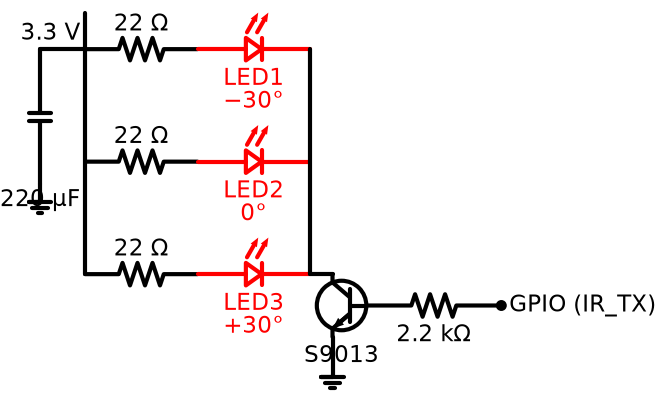

Reproduce this figure in Python.
#!/usr/bin/env python3
# /// script
# requires-python = ">=3.11"
# dependencies = ["schemdraw", "matplotlib"]
# ///
"""IR LED 3-LED driver — S9013 + 3× TSAL6200 in parallel at 3.3 V, with bulk cap."""

import schemdraw
import schemdraw.elements as elm
from pathlib import Path

OUT = Path(__file__).with_suffix(".png")

with schemdraw.Drawing(fontsize=11) as d:
    d.config(inches_per_unit=0.3)

    branch_gap = 2.5          # vertical spacing between the three rows
    branch_len = 5.0          # horizontal length of R + LED per row
    vcc_x = 0.0               # x of the VCC rail (left)
    col_x = branch_len        # x of the common collector node (right)

    # Three horizontal LED branches, current flowing left → right.
    # Each row: VCC rail → R → LED → common collector node.
    rows = ["LED1\n−30°", "LED2\n0°", "LED3\n+30°"]
    for i, label in enumerate(rows):
        y = -i * branch_gap
        d.add(elm.Resistor().at((vcc_x, y)).right(branch_len / 2).label("22 Ω", loc="top"))
        d.add(elm.LED().right(branch_len / 2).label(label, loc="bottom").color("red"))

    top_y = 0.0
    bot_y = -(len(rows) - 1) * branch_gap

    # VCC rail (left) tying the three resistors together
    d.add(elm.Line().at((vcc_x, top_y)).to((vcc_x, bot_y)))
    d.add(elm.Line().at((vcc_x, top_y)).up(0.8).label("3.3 V", loc="top"))

    # Common collector rail (right) tying the three LED cathodes together
    d.add(elm.Line().at((col_x, top_y)).to((col_x, bot_y)))

    # Transistor mirrored, to the right of the collector rail:
    # collector points left (into the LED branches), base exits right → GPIO.
    d.add(elm.Line().at((col_x, bot_y)).right(0.5))
    q = d.add(elm.BjtNpn(circle=True).anchor("collector").theta(0).reverse().label("S9013", loc="bottom"))

    # Emitter to GND
    d.add(elm.Line().at(q.emitter).down(0.5))
    d.add(elm.Ground())

    # Base resistor — straight out to the right, clear of the LED rows
    d.add(elm.Resistor().at(q.base).right().label("2.2 kΩ", loc="bottom"))
    d.add(elm.Dot().label("GPIO (IR_TX)", loc="right"))

    # Bulk cap from VCC rail (top) down to GND
    d.add(elm.Line().at((vcc_x, top_y)).left(1.0))
    d.add(elm.Capacitor().down().label("220 µF", loc="left"))
    d.add(elm.Ground())

d.save(OUT, dpi=150, transparent=False)
print(f"Saved: {OUT}")
